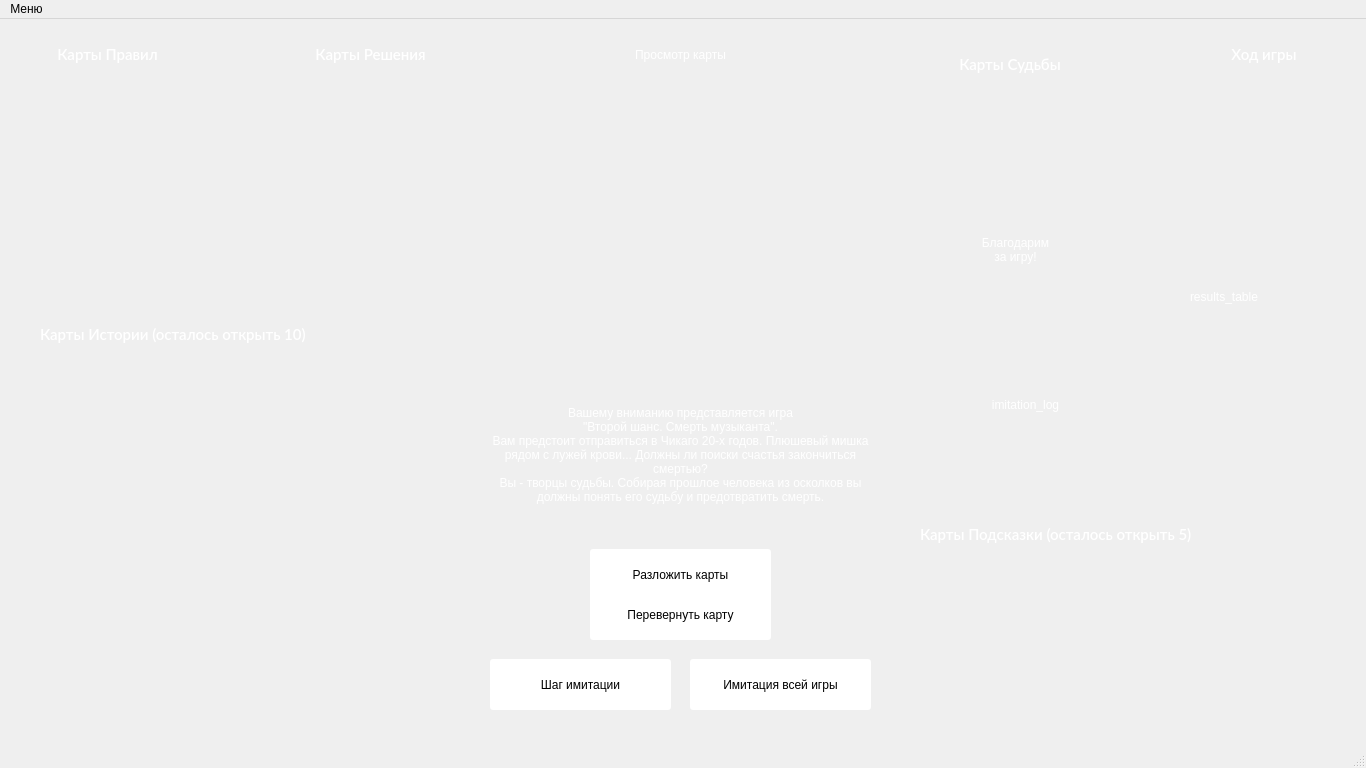
<?xml version="1.0" encoding="UTF-8"?>
<ui version="4.0">
 <class>MainWindow</class>
 <widget class="QMainWindow" name="MainWindow">
  <property name="geometry">
   <rect>
    <x>0</x>
    <y>0</y>
    <width>1366</width>
    <height>768</height>
   </rect>
  </property>
  <property name="sizePolicy">
   <sizepolicy hsizetype="Maximum" vsizetype="Maximum">
    <horstretch>0</horstretch>
    <verstretch>0</verstretch>
   </sizepolicy>
  </property>
  <property name="windowTitle">
   <string>S-Chance</string>
  </property>
  <property name="styleSheet">
   <string notr="true">overflow: auto;</string>
  </property>
  <property name="animated">
   <bool>true</bool>
  </property>
  <widget class="QWidget" name="centralwidget">
   <widget class="QLabel" name="label_6">
    <property name="geometry">
     <rect>
      <x>0</x>
      <y>0</y>
      <width>1371</width>
      <height>921</height>
     </rect>
    </property>
    <property name="styleSheet">
     <string notr="true">&lt;resource type=&quot;other&quot; file=&quot;:/fonts/static/Lato-Semibold.ttf&quot;/&gt;
</string>
    </property>
    <property name="text">
     <string/>
    </property>
    <property name="pixmap">
     <pixmap resource="resources.qrc">:/img/static/back.jpeg</pixmap>
    </property>
    <property name="scaledContents">
     <bool>true</bool>
    </property>
   </widget>
   <widget class="QWidget" name="greeting_box" native="true">
    <property name="enabled">
     <bool>true</bool>
    </property>
    <property name="geometry">
     <rect>
      <x>480</x>
      <y>80</y>
      <width>401</width>
      <height>511</height>
     </rect>
    </property>
    <property name="styleSheet">
     <string notr="true"/>
    </property>
    <widget class="QLabel" name="label_4">
     <property name="geometry">
      <rect>
       <x>110</x>
       <y>0</y>
       <width>191</width>
       <height>261</height>
      </rect>
     </property>
     <property name="sizePolicy">
      <sizepolicy hsizetype="Preferred" vsizetype="Preferred">
       <horstretch>0</horstretch>
       <verstretch>0</verstretch>
      </sizepolicy>
     </property>
     <property name="styleSheet">
      <string notr="true"/>
     </property>
     <property name="text">
      <string/>
     </property>
     <property name="pixmap">
      <pixmap resource="resources.qrc">:/img/static/01.jpg</pixmap>
     </property>
     <property name="scaledContents">
      <bool>false</bool>
     </property>
    </widget>
    <widget class="QLabel" name="label_5">
     <property name="geometry">
      <rect>
       <x>10</x>
       <y>280</y>
       <width>381</width>
       <height>151</height>
      </rect>
     </property>
     <property name="styleSheet">
      <string notr="true">color: rgb(255, 255, 255);
font: 63 11pt &quot;Lato Semibold&quot;;</string>
     </property>
     <property name="text">
      <string>Вашему вниманию представляется игра
&quot;Второй шанс. Смерть музыканта&quot;.
Вам предстоит отправиться в Чикаго 20-х годов. Плюшевый мишка рядом с лужей крови... Должны ли поиски счастья закончиться смертью?
Вы - творцы судьбы. Собирая прошлое человека из осколков вы должны понять его судьбу и предотвратить смерть.</string>
     </property>
     <property name="alignment">
      <set>Qt::AlignCenter</set>
     </property>
     <property name="wordWrap">
      <bool>true</bool>
     </property>
    </widget>
    <widget class="QPushButton" name="spread_the_cards_but">
     <property name="geometry">
      <rect>
       <x>110</x>
       <y>450</y>
       <width>181</width>
       <height>51</height>
      </rect>
     </property>
     <property name="cursor">
      <cursorShape>PointingHandCursor</cursorShape>
     </property>
     <property name="styleSheet">
      <string notr="true">background-color: rgb(255, 255, 255);
border: none;
border-radius: 3px;
font: 63 11pt &quot;Lato Semibold&quot;;</string>
     </property>
     <property name="text">
      <string>Разложить карты</string>
     </property>
    </widget>
   </widget>
   <widget class="QWidget" name="action_card_box" native="true">
    <property name="enabled">
     <bool>true</bool>
    </property>
    <property name="geometry">
     <rect>
      <x>510</x>
      <y>10</y>
      <width>350</width>
      <height>621</height>
     </rect>
    </property>
    <property name="styleSheet">
     <string notr="true"/>
    </property>
    <widget class="QPushButton" name="flip_the_card_but">
     <property name="geometry">
      <rect>
       <x>80</x>
       <y>560</y>
       <width>181</width>
       <height>51</height>
      </rect>
     </property>
     <property name="cursor">
      <cursorShape>PointingHandCursor</cursorShape>
     </property>
     <property name="styleSheet">
      <string notr="true">background-color: rgb(255, 255, 255);
border: none;
border-radius: 3px;
font: 63 11pt &quot;Lato Semibold&quot;;</string>
     </property>
     <property name="text">
      <string>Перевернуть карту</string>
     </property>
    </widget>
    <widget class="QLabel" name="action_card_name">
     <property name="geometry">
      <rect>
       <x>90</x>
       <y>10</y>
       <width>161</width>
       <height>31</height>
      </rect>
     </property>
     <property name="styleSheet">
      <string notr="true">color: rgb(255, 255, 255);
font: 63 11pt &quot;Lato Semibold&quot;;</string>
     </property>
     <property name="text">
      <string>Просмотр карты</string>
     </property>
     <property name="alignment">
      <set>Qt::AlignCenter</set>
     </property>
     <property name="wordWrap">
      <bool>true</bool>
     </property>
    </widget>
    <widget class="QWidget" name="card_back" native="true">
     <property name="geometry">
      <rect>
       <x>0</x>
       <y>50</y>
       <width>350</width>
       <height>450</height>
      </rect>
     </property>
    </widget>
    <widget class="QWidget" name="card_front" native="true">
     <property name="geometry">
      <rect>
       <x>0</x>
       <y>50</y>
       <width>350</width>
       <height>500</height>
      </rect>
     </property>
    </widget>
    <zorder>card_back</zorder>
    <zorder>card_front</zorder>
    <zorder>flip_the_card_but</zorder>
    <zorder>action_card_name</zorder>
   </widget>
   <widget class="QWidget" name="rule_cards_box" native="true">
    <property name="geometry">
     <rect>
      <x>17</x>
      <y>20</y>
      <width>181</width>
      <height>251</height>
     </rect>
    </property>
    <property name="focusPolicy">
     <enum>Qt::NoFocus</enum>
    </property>
    <property name="styleSheet">
     <string notr="true">color: rgb(255, 255, 255);
font: 63 11pt &quot;Lato Semibold&quot;;</string>
    </property>
    <widget class="QLabel" name="label_17">
     <property name="geometry">
      <rect>
       <x>30</x>
       <y>0</y>
       <width>121</width>
       <height>31</height>
      </rect>
     </property>
     <property name="font">
      <font>
       <family>Lato Semibold</family>
       <pointsize>11</pointsize>
       <weight>7</weight>
       <italic>false</italic>
       <bold>false</bold>
      </font>
     </property>
     <property name="styleSheet">
      <string notr="true"/>
     </property>
     <property name="text">
      <string>Карты Правил</string>
     </property>
     <property name="alignment">
      <set>Qt::AlignCenter</set>
     </property>
    </widget>
   </widget>
   <widget class="QWidget" name="point_cards_box" native="true">
    <property name="geometry">
     <rect>
      <x>940</x>
      <y>30</y>
      <width>140</width>
      <height>121</height>
     </rect>
    </property>
    <property name="focusPolicy">
     <enum>Qt::NoFocus</enum>
    </property>
    <property name="styleSheet">
     <string notr="true">color: rgb(255, 255, 255);
font: 63 11pt &quot;Lato Semibold&quot;;</string>
    </property>
    <widget class="QLabel" name="label_18">
     <property name="geometry">
      <rect>
       <x>0</x>
       <y>0</y>
       <width>140</width>
       <height>30</height>
      </rect>
     </property>
     <property name="font">
      <font>
       <family>Lato Semibold</family>
       <pointsize>11</pointsize>
       <weight>7</weight>
       <italic>false</italic>
       <bold>false</bold>
      </font>
     </property>
     <property name="styleSheet">
      <string notr="true"/>
     </property>
     <property name="text">
      <string>Карты Судьбы</string>
     </property>
     <property name="alignment">
      <set>Qt::AlignCenter</set>
     </property>
    </widget>
   </widget>
   <widget class="QWidget" name="tip_cards_box" native="true">
    <property name="geometry">
     <rect>
      <x>900</x>
      <y>500</y>
      <width>421</width>
      <height>191</height>
     </rect>
    </property>
    <property name="focusPolicy">
     <enum>Qt::NoFocus</enum>
    </property>
    <property name="styleSheet">
     <string notr="true">color: rgb(255, 255, 255);
font: 63 11pt &quot;Lato Semibold&quot;;</string>
    </property>
    <widget class="QWidget" name="widget_14" native="true">
     <property name="geometry">
      <rect>
       <x>20</x>
       <y>40</y>
       <width>71</width>
       <height>41</height>
      </rect>
     </property>
    </widget>
    <widget class="QWidget" name="widget_15" native="true">
     <property name="geometry">
      <rect>
       <x>100</x>
       <y>40</y>
       <width>71</width>
       <height>41</height>
      </rect>
     </property>
    </widget>
    <widget class="QWidget" name="widget_16" native="true">
     <property name="geometry">
      <rect>
       <x>180</x>
       <y>40</y>
       <width>71</width>
       <height>41</height>
      </rect>
     </property>
    </widget>
    <widget class="QWidget" name="widget_17" native="true">
     <property name="geometry">
      <rect>
       <x>260</x>
       <y>40</y>
       <width>71</width>
       <height>41</height>
      </rect>
     </property>
    </widget>
    <widget class="QWidget" name="widget_18" native="true">
     <property name="geometry">
      <rect>
       <x>340</x>
       <y>40</y>
       <width>71</width>
       <height>41</height>
      </rect>
     </property>
    </widget>
    <widget class="QWidget" name="widget_19" native="true">
     <property name="geometry">
      <rect>
       <x>20</x>
       <y>90</y>
       <width>71</width>
       <height>41</height>
      </rect>
     </property>
    </widget>
    <widget class="QWidget" name="widget_20" native="true">
     <property name="geometry">
      <rect>
       <x>100</x>
       <y>90</y>
       <width>71</width>
       <height>41</height>
      </rect>
     </property>
    </widget>
    <widget class="QWidget" name="widget_21" native="true">
     <property name="geometry">
      <rect>
       <x>180</x>
       <y>90</y>
       <width>71</width>
       <height>41</height>
      </rect>
     </property>
    </widget>
    <widget class="QWidget" name="widget_22" native="true">
     <property name="geometry">
      <rect>
       <x>260</x>
       <y>90</y>
       <width>71</width>
       <height>41</height>
      </rect>
     </property>
    </widget>
    <widget class="QWidget" name="widget_23" native="true">
     <property name="geometry">
      <rect>
       <x>340</x>
       <y>90</y>
       <width>71</width>
       <height>41</height>
      </rect>
     </property>
    </widget>
    <widget class="QWidget" name="widget_24" native="true">
     <property name="geometry">
      <rect>
       <x>60</x>
       <y>140</y>
       <width>71</width>
       <height>41</height>
      </rect>
     </property>
    </widget>
    <widget class="QWidget" name="widget_26" native="true">
     <property name="geometry">
      <rect>
       <x>140</x>
       <y>140</y>
       <width>71</width>
       <height>41</height>
      </rect>
     </property>
    </widget>
    <widget class="QWidget" name="widget_25" native="true">
     <property name="geometry">
      <rect>
       <x>220</x>
       <y>140</y>
       <width>71</width>
       <height>41</height>
      </rect>
     </property>
    </widget>
    <widget class="QLabel" name="tip_cards_box_title">
     <property name="geometry">
      <rect>
       <x>20</x>
       <y>0</y>
       <width>301</width>
       <height>31</height>
      </rect>
     </property>
     <property name="font">
      <font>
       <family>Lato Semibold</family>
       <pointsize>11</pointsize>
       <weight>7</weight>
       <italic>false</italic>
       <bold>false</bold>
      </font>
     </property>
     <property name="styleSheet">
      <string notr="true"/>
     </property>
     <property name="text">
      <string>Карты Подсказки (осталось открыть 5)</string>
     </property>
     <property name="alignment">
      <set>Qt::AlignLeading|Qt::AlignLeft|Qt::AlignVCenter</set>
     </property>
    </widget>
   </widget>
   <widget class="QWidget" name="res_wrapper" native="true">
    <property name="geometry">
     <rect>
      <x>1190</x>
      <y>20</y>
      <width>148</width>
      <height>485</height>
     </rect>
    </property>
    <property name="styleSheet">
     <string notr="true">color: rgb(255, 255, 255);
font: 11pt &quot;Lato Semibold&quot;;</string>
    </property>
    <widget class="QLabel" name="label_20">
     <property name="geometry">
      <rect>
       <x>0</x>
       <y>0</y>
       <width>148</width>
       <height>30</height>
      </rect>
     </property>
     <property name="font">
      <font>
       <family>Lato Semibold</family>
       <pointsize>11</pointsize>
       <weight>50</weight>
       <italic>false</italic>
       <bold>false</bold>
      </font>
     </property>
     <property name="styleSheet">
      <string notr="true"/>
     </property>
     <property name="text">
      <string>Ход игры</string>
     </property>
     <property name="alignment">
      <set>Qt::AlignCenter</set>
     </property>
    </widget>
    <widget class="QLabel" name="results_table">
     <property name="geometry">
      <rect>
       <x>0</x>
       <y>30</y>
       <width>148</width>
       <height>455</height>
      </rect>
     </property>
     <property name="styleSheet">
      <string notr="true">font: 9pt;</string>
     </property>
     <property name="text">
      <string>results_table</string>
     </property>
    </widget>
   </widget>
   <widget class="QWidget" name="solution_cards_box" native="true">
    <property name="geometry">
     <rect>
      <x>280</x>
      <y>20</y>
      <width>181</width>
      <height>251</height>
     </rect>
    </property>
    <property name="focusPolicy">
     <enum>Qt::NoFocus</enum>
    </property>
    <property name="styleSheet">
     <string notr="true">color: rgb(255, 255, 255);
font: 63 11pt &quot;Lato Semibold&quot;;</string>
    </property>
    <widget class="QLabel" name="label_19">
     <property name="geometry">
      <rect>
       <x>30</x>
       <y>0</y>
       <width>121</width>
       <height>31</height>
      </rect>
     </property>
     <property name="font">
      <font>
       <family>Lato Semibold</family>
       <pointsize>11</pointsize>
       <weight>7</weight>
       <italic>false</italic>
       <bold>false</bold>
      </font>
     </property>
     <property name="styleSheet">
      <string notr="true"/>
     </property>
     <property name="text">
      <string>Карты Решения</string>
     </property>
     <property name="alignment">
      <set>Qt::AlignCenter</set>
     </property>
    </widget>
   </widget>
   <widget class="QLabel" name="thanks">
    <property name="geometry">
     <rect>
      <x>920</x>
      <y>200</y>
      <width>191</width>
      <height>61</height>
     </rect>
    </property>
    <property name="styleSheet">
     <string notr="true">color: rgb(255, 255, 255);
font: 63 20pt &quot;Capitol deco&quot;;</string>
    </property>
    <property name="text">
     <string>Благодарим
за игру!</string>
    </property>
    <property name="alignment">
     <set>Qt::AlignCenter</set>
    </property>
    <property name="wordWrap">
     <bool>true</bool>
    </property>
   </widget>
   <widget class="QWidget" name="history_cards_box" native="true">
    <property name="geometry">
     <rect>
      <x>20</x>
      <y>300</y>
      <width>421</width>
      <height>401</height>
     </rect>
    </property>
    <property name="focusPolicy">
     <enum>Qt::NoFocus</enum>
    </property>
    <property name="styleSheet">
     <string notr="true">color: rgb(255, 255, 255);
font: 63 11pt &quot;Lato Semibold&quot;;</string>
    </property>
    <widget class="QWidget" name="widget_27" native="true">
     <property name="geometry">
      <rect>
       <x>20</x>
       <y>40</y>
       <width>71</width>
       <height>110</height>
      </rect>
     </property>
    </widget>
    <widget class="QWidget" name="widget_28" native="true">
     <property name="geometry">
      <rect>
       <x>100</x>
       <y>40</y>
       <width>71</width>
       <height>110</height>
      </rect>
     </property>
    </widget>
    <widget class="QWidget" name="widget_29" native="true">
     <property name="geometry">
      <rect>
       <x>180</x>
       <y>40</y>
       <width>71</width>
       <height>110</height>
      </rect>
     </property>
    </widget>
    <widget class="QWidget" name="widget_30" native="true">
     <property name="geometry">
      <rect>
       <x>260</x>
       <y>40</y>
       <width>71</width>
       <height>110</height>
      </rect>
     </property>
    </widget>
    <widget class="QWidget" name="widget_31" native="true">
     <property name="geometry">
      <rect>
       <x>340</x>
       <y>40</y>
       <width>71</width>
       <height>110</height>
      </rect>
     </property>
    </widget>
    <widget class="QWidget" name="widget_32" native="true">
     <property name="geometry">
      <rect>
       <x>20</x>
       <y>160</y>
       <width>71</width>
       <height>110</height>
      </rect>
     </property>
    </widget>
    <widget class="QWidget" name="widget_33" native="true">
     <property name="geometry">
      <rect>
       <x>100</x>
       <y>160</y>
       <width>71</width>
       <height>110</height>
      </rect>
     </property>
    </widget>
    <widget class="QWidget" name="widget_34" native="true">
     <property name="geometry">
      <rect>
       <x>180</x>
       <y>160</y>
       <width>71</width>
       <height>110</height>
      </rect>
     </property>
    </widget>
    <widget class="QWidget" name="widget_35" native="true">
     <property name="geometry">
      <rect>
       <x>260</x>
       <y>160</y>
       <width>71</width>
       <height>110</height>
      </rect>
     </property>
    </widget>
    <widget class="QWidget" name="widget_36" native="true">
     <property name="geometry">
      <rect>
       <x>340</x>
       <y>160</y>
       <width>71</width>
       <height>110</height>
      </rect>
     </property>
    </widget>
    <widget class="QWidget" name="widget_37" native="true">
     <property name="geometry">
      <rect>
       <x>60</x>
       <y>280</y>
       <width>71</width>
       <height>110</height>
      </rect>
     </property>
    </widget>
    <widget class="QWidget" name="widget_39" native="true">
     <property name="geometry">
      <rect>
       <x>140</x>
       <y>280</y>
       <width>71</width>
       <height>110</height>
      </rect>
     </property>
    </widget>
    <widget class="QWidget" name="widget_40" native="true">
     <property name="geometry">
      <rect>
       <x>220</x>
       <y>280</y>
       <width>71</width>
       <height>110</height>
      </rect>
     </property>
    </widget>
    <widget class="QLabel" name="history_cards_box_title">
     <property name="geometry">
      <rect>
       <x>20</x>
       <y>0</y>
       <width>301</width>
       <height>31</height>
      </rect>
     </property>
     <property name="font">
      <font>
       <family>Lato Semibold</family>
       <pointsize>11</pointsize>
       <weight>7</weight>
       <italic>false</italic>
       <bold>false</bold>
      </font>
     </property>
     <property name="styleSheet">
      <string notr="true"/>
     </property>
     <property name="text">
      <string>Карты Истории (осталось открыть 10)</string>
     </property>
     <property name="alignment">
      <set>Qt::AlignLeading|Qt::AlignLeft|Qt::AlignVCenter</set>
     </property>
    </widget>
   </widget>
   <widget class="QPushButton" name="imitation_step">
    <property name="geometry">
     <rect>
      <x>490</x>
      <y>640</y>
      <width>181</width>
      <height>51</height>
     </rect>
    </property>
    <property name="cursor">
     <cursorShape>PointingHandCursor</cursorShape>
    </property>
    <property name="styleSheet">
     <string notr="true">background-color: rgb(255, 255, 255);
border: none;
border-radius: 3px;
font: 63 11pt &quot;Lato Semibold&quot;;</string>
    </property>
    <property name="text">
     <string>Шаг имитации</string>
    </property>
   </widget>
   <widget class="QPushButton" name="whole_imitation">
    <property name="geometry">
     <rect>
      <x>690</x>
      <y>640</y>
      <width>181</width>
      <height>51</height>
     </rect>
    </property>
    <property name="cursor">
     <cursorShape>PointingHandCursor</cursorShape>
    </property>
    <property name="styleSheet">
     <string notr="true">background-color: rgb(255, 255, 255);
border: none;
border-radius: 3px;
font: 63 11pt &quot;Lato Semibold&quot;;</string>
    </property>
    <property name="text">
     <string>Имитация всей игры</string>
    </property>
   </widget>
   <widget class="QLabel" name="imitation_log">
    <property name="geometry">
     <rect>
      <x>880</x>
      <y>280</y>
      <width>291</width>
      <height>211</height>
     </rect>
    </property>
    <property name="styleSheet">
     <string notr="true">color: rgb(255, 255, 255);
font: 20pt &quot;Consolas&quot;;</string>
    </property>
    <property name="text">
     <string>imitation_log</string>
    </property>
    <property name="alignment">
     <set>Qt::AlignCenter</set>
    </property>
    <property name="wordWrap">
     <bool>true</bool>
    </property>
   </widget>
  </widget>
  <widget class="QMenuBar" name="menubar">
   <property name="geometry">
    <rect>
     <x>0</x>
     <y>0</y>
     <width>1366</width>
     <height>21</height>
    </rect>
   </property>
   <widget class="QMenu" name="menu">
    <property name="title">
     <string>Меню</string>
    </property>
    <addaction name="add_cards_but"/>
   </widget>
   <addaction name="menu"/>
  </widget>
  <widget class="QStatusBar" name="statusbar"/>
  <action name="add_cards_but">
   <property name="text">
    <string>Добавить карты</string>
   </property>
  </action>
 </widget>
 <resources>
  <include location="resources.qrc"/>
 </resources>
 <connections/>
</ui>
